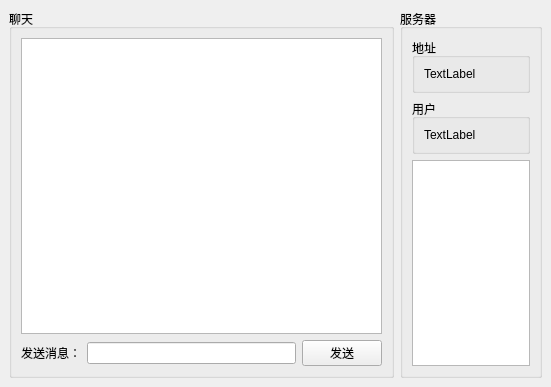
<?xml version="1.0" encoding="UTF-8"?>
<ui version="4.0">
 <class>MainWindow</class>
 <widget class="QMainWindow" name="MainWindow">
  <property name="geometry">
   <rect>
    <x>0</x>
    <y>0</y>
    <width>551</width>
    <height>387</height>
   </rect>
  </property>
  <property name="maximumSize">
   <size>
    <width>16777215</width>
    <height>16777215</height>
   </size>
  </property>
  <property name="windowTitle">
   <string>XChat - NoConnect</string>
  </property>
  <widget class="QWidget" name="centralwidget">
   <layout class="QHBoxLayout" name="horizontalLayout">
    <item>
     <widget class="QGroupBox" name="groupBox">
      <property name="title">
       <string>聊天</string>
      </property>
      <layout class="QVBoxLayout" name="verticalLayout_2">
       <item>
        <spacer name="horizontalSpacer">
         <property name="orientation">
          <enum>Qt::Horizontal</enum>
         </property>
         <property name="sizeType">
          <enum>QSizePolicy::Maximum</enum>
         </property>
         <property name="sizeHint" stdset="0">
          <size>
           <width>500</width>
           <height>0</height>
          </size>
         </property>
        </spacer>
       </item>
       <item>
        <widget class="QTextEdit" name="textBrowser">
         <property name="enabled">
          <bool>true</bool>
         </property>
        </widget>
       </item>
       <item>
        <layout class="QHBoxLayout" name="horizontalLayout_2">
         <item>
          <widget class="QLabel" name="label">
           <property name="text">
            <string>发送消息：</string>
           </property>
          </widget>
         </item>
         <item>
          <widget class="QLineEdit" name="lineEdit"/>
         </item>
         <item>
          <widget class="QPushButton" name="pushButton">
           <property name="text">
            <string>发送</string>
           </property>
          </widget>
         </item>
        </layout>
       </item>
      </layout>
     </widget>
    </item>
    <item>
     <widget class="QGroupBox" name="groupBox_2">
      <property name="title">
       <string>服务器</string>
      </property>
      <layout class="QVBoxLayout" name="verticalLayout_3">
       <item>
        <widget class="QGroupBox" name="groupBox_3">
         <property name="title">
          <string>地址</string>
         </property>
         <layout class="QVBoxLayout" name="verticalLayout">
          <item>
           <widget class="QLabel" name="address">
            <property name="text">
             <string>TextLabel</string>
            </property>
           </widget>
          </item>
         </layout>
        </widget>
       </item>
       <item>
        <widget class="QGroupBox" name="groupBox_4">
         <property name="title">
          <string>用户</string>
         </property>
         <layout class="QVBoxLayout" name="verticalLayout_4">
          <item>
           <widget class="QLabel" name="user">
            <property name="text">
             <string>TextLabel</string>
            </property>
           </widget>
          </item>
         </layout>
        </widget>
       </item>
       <item>
        <widget class="QListView" name="listView"/>
       </item>
      </layout>
     </widget>
    </item>
   </layout>
  </widget>
 </widget>
 <resources/>
 <connections/>
</ui>
